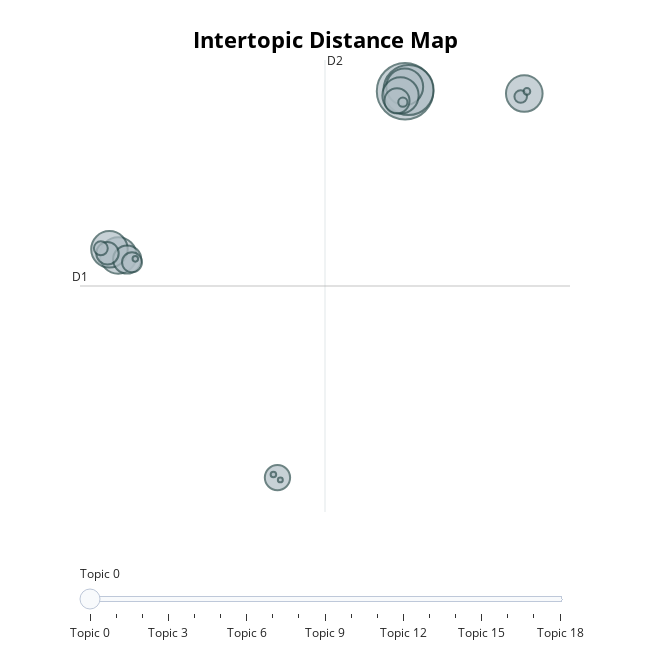

Notebook code for this chart:
### Code cell
topic_model.visualize_topics()

### Figure 1 — Plotly figure (JSON) as saved in the notebook; plotly's stock layout.template omitted (floating-point values rounded to 4 significant figures)
{"data": [{"customdata": [[0, "people | writes | dont | article | said", 1435], [1, "team | game | games | season | play", 1123], [2, "god | jesus | people | believe | think", 610], [3, "car | bike | writes | article | like", 601], [4, "drive | card | scsi | drives | controller", 599], [5, "file | windows | files | use | program", 598], [6, "key | encryption | chip | clipper | keys", 591], [7, "sale | new | offer | email | condition", 356], [8, "msg | food | health | patients | medical", 287], [9, "space | orbit | moon | earth | nasa", 283], [10, "window | keyboard | mouse | problem | server", 226], [11, "radar | detector | use | scope | writes", 179], [12, "polygon | points | den | algorithm | sphere", 87], [13, "oil | plastic | writes | drain | car", 71], [14, "water | cooling | nuclear | steam | plants", 38], [15, "maxaxaxaxaxaxaxaxaxaxaxaxaxaxax | maxaxaxaxaxaxaxaxaxaxaxaxaxaxax maxaxaxaxaxaxaxaxaxaxaxaxaxaxax | mg9vg9vg9vg9vg9vg9vg9vg9vg9vg9vg9vg9vg9vg9vg9v | 14 | maxaxaxaxaxaxaxaxaxaxaxaxaxaxaxq", 20], [16, "eye | prk | cornea | rk | laser", 14], [17, "ground | neutral | grounding | conductor | wire", 14], [18, "insurance | health | private | health insurance | care", 11]], "hovertemplate": "<b>Topic %{customdata[0]}</b><br>%{customdata[1]}<br>Size: %{customdata[2]}", "legendgroup": "", "marker": {"color": "#B0BEC5", "line": {"color": "DarkSlateGrey", "width": 2}, "size": [1435, 1123, 610, 601, 599, 598, 591, 356, 287, 283, 226, 179, 87, 71, 38, 20, 14, 14, 11], "sizemode": "area", "sizeref": 0.8969, "symbol": "circle"}, "mode": "markers", "name": "", "orientation": "v", "showlegend": false, "type": "scatter", "x": [11.44, 11.69, 11.42, 19.69, -8.406, -9.012, 11.13, -7.786, 2.614, 10.88, -9.148, -7.451, -9.609, 19.45, 11.29, 19.88, 2.334, -7.223, 2.812], "xaxis": "x", "y": [15.16, 15.27, 15.54, 14.96, 0.9018, 1.43, 14.8, 0.547, -18.39, 14.33, 1.087, 0.308, 1.522, 14.7, 14.21, 15.14, -18.12, 0.6048, -18.59], "yaxis": "y"}], "layout": {"annotations": [{"showarrow": false, "text": "D1", "x": -11.05, "y": -1.753, "yshift": 10}, {"showarrow": false, "text": "D2", "x": 5.903, "xshift": 10, "y": 17.87}], "height": 650, "hoverlabel": {"bgcolor": "white", "font": {"family": "Rockwell", "size": 16}}, "legend": {"itemsizing": "constant", "tracegroupgap": 0}, "margin": {"t": 60}, "shapes": [{"line": {"color": "#CFD8DC", "width": 2}, "type": "line", "x0": 5.903, "x1": 5.903, "y0": -21.38, "y1": 17.87}, {"line": {"color": "#9E9E9E", "width": 2}, "type": "line", "x0": -11.05, "x1": 22.86, "y0": -1.753, "y1": -1.753}], "sliders": [{"active": 0, "pad": {"t": 50}, "steps": [{"args": [{"marker.color": [["red", "#B0BEC5", "#B0BEC5", "#B0BEC5", "#B0BEC5", "#B0BEC5", "#B0BEC5", "#B0BEC5", "#B0BEC5", "#B0BEC5", "#B0BEC5", "#B0BEC5", "#B0BEC5", "#B0BEC5", "#B0BEC5", "#B0BEC5", "#B0BEC5", "#B0BEC5", "#B0BEC5"]]}], "label": "Topic 0", "method": "update"}, {"args": [{"marker.color": [["#B0BEC5", "red", "#B0BEC5", "#B0BEC5", "#B0BEC5", "#B0BEC5", "#B0BEC5", "#B0BEC5", "#B0BEC5", "#B0BEC5", "#B0BEC5", "#B0BEC5", "#B0BEC5", "#B0BEC5", "#B0BEC5", "#B0BEC5", "#B0BEC5", "#B0BEC5", "#B0BEC5"]]}], "label": "Topic 1", "method": "update"}, {"args": [{"marker.color": [["#B0BEC5", "#B0BEC5", "red", "#B0BEC5", "#B0BEC5", "#B0BEC5", "#B0BEC5", "#B0BEC5", "#B0BEC5", "#B0BEC5", "#B0BEC5", "#B0BEC5", "#B0BEC5", "#B0BEC5", "#B0BEC5", "#B0BEC5", "#B0BEC5", "#B0BEC5", "#B0BEC5"]]}], "label": "Topic 2", "method": "update"}, {"args": [{"marker.color": [["#B0BEC5", "#B0BEC5", "#B0BEC5", "red", "#B0BEC5", "#B0BEC5", "#B0BEC5", "#B0BEC5", "#B0BEC5", "#B0BEC5", "#B0BEC5", "#B0BEC5", "#B0BEC5", "#B0BEC5", "#B0BEC5", "#B0BEC5", "#B0BEC5", "#B0BEC5", "#B0BEC5"]]}], "label": "Topic 3", "method": "update"}, {"args": [{"marker.color": [["#B0BEC5", "#B0BEC5", "#B0BEC5", "#B0BEC5", "red", "#B0BEC5", "#B0BEC5", "#B0BEC5", "#B0BEC5", "#B0BEC5", "#B0BEC5", "#B0BEC5", "#B0BEC5", "#B0BEC5", "#B0BEC5", "#B0BEC5", "#B0BEC5", "#B0BEC5", "#B0BEC5"]]}], "label": "Topic 4", "method": "update"}, {"args": [{"marker.color": [["#B0BEC5", "#B0BEC5", "#B0BEC5", "#B0BEC5", "#B0BEC5", "red", "#B0BEC5", "#B0BEC5", "#B0BEC5", "#B0BEC5", "#B0BEC5", "#B0BEC5", "#B0BEC5", "#B0BEC5", "#B0BEC5", "#B0BEC5", "#B0BEC5", "#B0BEC5", "#B0BEC5"]]}], "label": "Topic 5", "method": "update"}, {"args": [{"marker.color": [["#B0BEC5", "#B0BEC5", "#B0BEC5", "#B0BEC5", "#B0BEC5", "#B0BEC5", "red", "#B0BEC5", "#B0BEC5", "#B0BEC5", "#B0BEC5", "#B0BEC5", "#B0BEC5", "#B0BEC5", "#B0BEC5", "#B0BEC5", "#B0BEC5", "#B0BEC5", "#B0BEC5"]]}], "label": "Topic 6", "method": "update"}, {"args": [{"marker.color": [["#B0BEC5", "#B0BEC5", "#B0BEC5", "#B0BEC5", "#B0BEC5", "#B0BEC5", "#B0BEC5", "red", "#B0BEC5", "#B0BEC5", "#B0BEC5", "#B0BEC5", "#B0BEC5", "#B0BEC5", "#B0BEC5", "#B0BEC5", "#B0BEC5", "#B0BEC5", "#B0BEC5"]]}], "label": "Topic 7", "method": "update"}, {"args": [{"marker.color": [["#B0BEC5", "#B0BEC5", "#B0BEC5", "#B0BEC5", "#B0BEC5", "#B0BEC5", "#B0BEC5", "#B0BEC5", "red", "#B0BEC5", "#B0BEC5", "#B0BEC5", "#B0BEC5", "#B0BEC5", "#B0BEC5", "#B0BEC5", "#B0BEC5", "#B0BEC5", "#B0BEC5"]]}], "label": "Topic 8", "method": "update"}, {"args": [{"marker.color": [["#B0BEC5", "#B0BEC5", "#B0BEC5", "#B0BEC5", "#B0BEC5", "#B0BEC5", "#B0BEC5", "#B0BEC5", "#B0BEC5", "red", "#B0BEC5", "#B0BEC5", "#B0BEC5", "#B0BEC5", "#B0BEC5", "#B0BEC5", "#B0BEC5", "#B0BEC5", "#B0BEC5"]]}], "label": "Topic 9", "method": "update"}, {"args": [{"marker.color": [["#B0BEC5", "#B0BEC5", "#B0BEC5", "#B0BEC5", "#B0BEC5", "#B0BEC5", "#B0BEC5", "#B0BEC5", "#B0BEC5", "#B0BEC5", "red", "#B0BEC5", "#B0BEC5", "#B0BEC5", "#B0BEC5", "#B0BEC5", "#B0BEC5", "#B0BEC5", "#B0BEC5"]]}], "label": "Topic 10", "method": "update"}, {"args": [{"marker.color": [["#B0BEC5", "#B0BEC5", "#B0BEC5", "#B0BEC5", "#B0BEC5", "#B0BEC5", "#B0BEC5", "#B0BEC5", "#B0BEC5", "#B0BEC5", "#B0BEC5", "red", "#B0BEC5", "#B0BEC5", "#B0BEC5", "#B0BEC5", "#B0BEC5", "#B0BEC5", "#B0BEC5"]]}], "label": "Topic 11", "method": "update"}, {"args": [{"marker.color": [["#B0BEC5", "#B0BEC5", "#B0BEC5", "#B0BEC5", "#B0BEC5", "#B0BEC5", "#B0BEC5", "#B0BEC5", "#B0BEC5", "#B0BEC5", "#B0BEC5", "#B0BEC5", "red", "#B0BEC5", "#B0BEC5", "#B0BEC5", "#B0BEC5", "#B0BEC5", "#B0BEC5"]]}], "label": "Topic 12", "method": "update"}, {"args": [{"marker.color": [["#B0BEC5", "#B0BEC5", "#B0BEC5", "#B0BEC5", "#B0BEC5", "#B0BEC5", "#B0BEC5", "#B0BEC5", "#B0BEC5", "#B0BEC5", "#B0BEC5", "#B0BEC5", "#B0BEC5", "red", "#B0BEC5", "#B0BEC5", "#B0BEC5", "#B0BEC5", "#B0BEC5"]]}], "label": "Topic 13", "method": "update"}, {"args": [{"marker.color": [["#B0BEC5", "#B0BEC5", "#B0BEC5", "#B0BEC5", "#B0BEC5", "#B0BEC5", "#B0BEC5", "#B0BEC5", "#B0BEC5", "#B0BEC5", "#B0BEC5", "#B0BEC5", "#B0BEC5", "#B0BEC5", "red", "#B0BEC5", "#B0BEC5", "#B0BEC5", "#B0BEC5"]]}], "label": "Topic 14", "method": "update"}, {"args": [{"marker.color": [["#B0BEC5", "#B0BEC5", "#B0BEC5", "#B0BEC5", "#B0BEC5", "#B0BEC5", "#B0BEC5", "#B0BEC5", "#B0BEC5", "#B0BEC5", "#B0BEC5", "#B0BEC5", "#B0BEC5", "#B0BEC5", "#B0BEC5", "red", "#B0BEC5", "#B0BEC5", "#B0BEC5"]]}], "label": "Topic 15", "method": "update"}, {"args": [{"marker.color": [["#B0BEC5", "#B0BEC5", "#B0BEC5", "#B0BEC5", "#B0BEC5", "#B0BEC5", "#B0BEC5", "#B0BEC5", "#B0BEC5", "#B0BEC5", "#B0BEC5", "#B0BEC5", "#B0BEC5", "#B0BEC5", "#B0BEC5", "#B0BEC5", "red", "#B0BEC5", "#B0BEC5"]]}], "label": "Topic 16", "method": "update"}, {"args": [{"marker.color": [["#B0BEC5", "#B0BEC5", "#B0BEC5", "#B0BEC5", "#B0BEC5", "#B0BEC5", "#B0BEC5", "#B0BEC5", "#B0BEC5", "#B0BEC5", "#B0BEC5", "#B0BEC5", "#B0BEC5", "#B0BEC5", "#B0BEC5", "#B0BEC5", "#B0BEC5", "red", "#B0BEC5"]]}], "label": "Topic 17", "method": "update"}, {"args": [{"marker.color": [["#B0BEC5", "#B0BEC5", "#B0BEC5", "#B0BEC5", "#B0BEC5", "#B0BEC5", "#B0BEC5", "#B0BEC5", "#B0BEC5", "#B0BEC5", "#B0BEC5", "#B0BEC5", "#B0BEC5", "#B0BEC5", "#B0BEC5", "#B0BEC5", "#B0BEC5", "#B0BEC5", "red"]]}], "label": "Topic 18", "method": "update"}]}], "title": {"font": {"color": "Black", "size": 22}, "text": "<b>Intertopic Distance Map</b>", "x": 0.5, "xanchor": "center", "y": 0.95, "yanchor": "top"}, "width": 650, "xaxis": {"anchor": "y", "domain": [0, 1], "range": [-11.05, 22.86], "title": {"text": ""}, "visible": false}, "yaxis": {"anchor": "x", "domain": [0, 1], "range": [-21.38, 17.87], "title": {"text": ""}, "visible": false}}}
